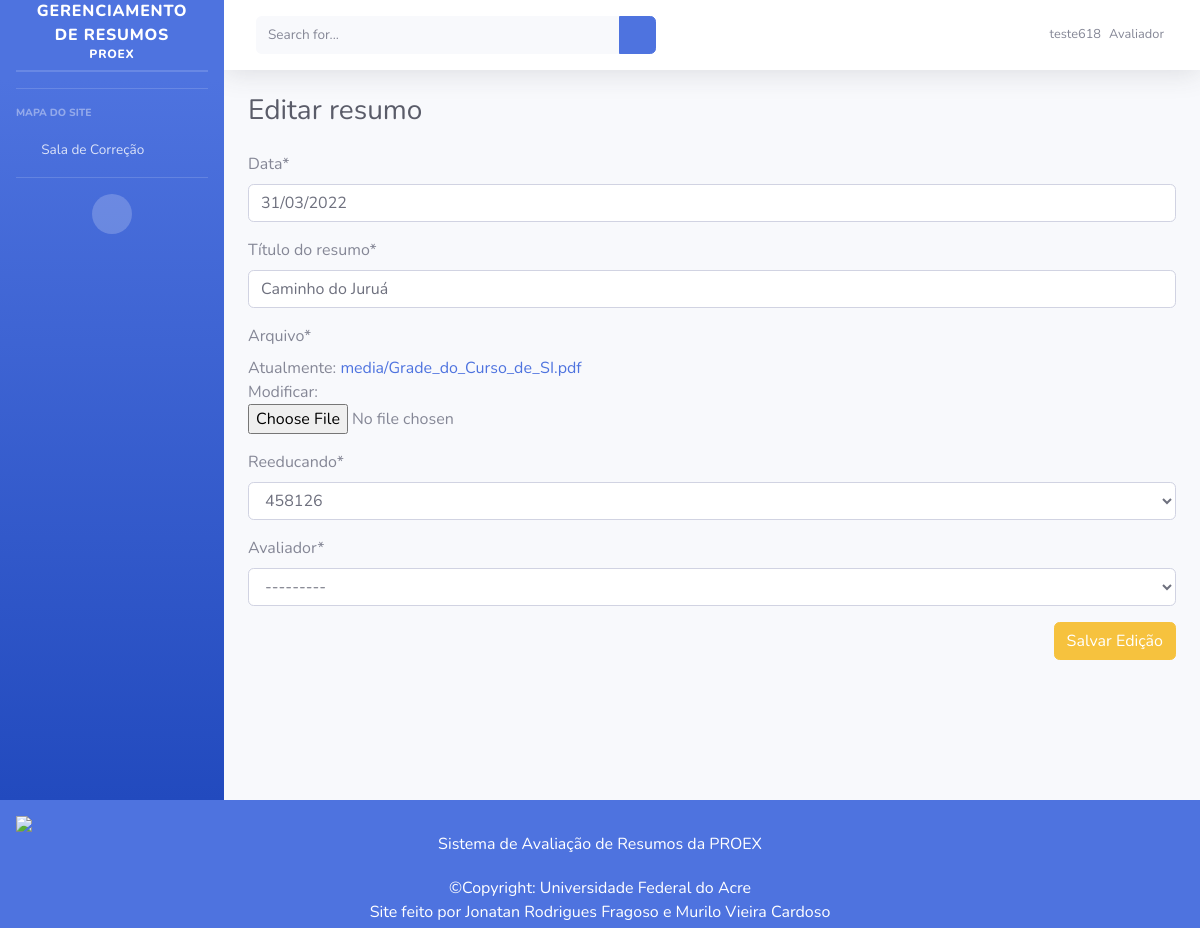
Screenshot of /resumos/update/1 (signed in) with the database file from the repository.
### usuarios/models.py (models this page shows, shortened)
class User(AbstractUser):
    NIVEL = (
        (4, 'Avaliador'),
        (3, 'Diretor'),
        (2, 'Estagiário'),
        (1, 'Administrador'),
    )
    nivel = models.IntegerField(
        choices=NIVEL,
        blank=True, default=1)

class Resumo(models.Model):
    data = models.DateField(default=datetime.now)
    titulo = models.CharField('Título do resumo', max_length=200, default='titulo')
    arquivo = models.FileField(upload_to='media')
    reeducando = models.ForeignKey(Reeducando, on_delete=models.CASCADE)
    avaliador = models.ForeignKey(User, on_delete=models.CASCADE, null=True)

### usuarios/views.py (the view)
# urls.py: path('resumos/update/<int:pk>', UpdateResumo.as_view(), name='resumo_update'),
class UpdateResumo(LoginRequiredMixin, UpdateView):
    login_url = '/login/'
    redirect_field_name = 'redirect_to'
    model = Resumo
    fields = "__all__"
    template_name = 'resumos/index_resumos.html'
    success_url = reverse_lazy('resumo_listagem')

### usuarios/models.py (called while the page is built)
    def __str__(self):
        return self.rgc

### templates/resumos/index_resumos.html (shortened to what this page needs)
{% extends 'index.html' %}
{% load static %}
    {% load crispy_forms_tags %}
        {% block conteudo %}
                {% if object.pk %}
                <h1 class="h3 mb-4 text-gray-800">Editar resumo</h1>
                {% else %}
                <h1 class="h3 mb-4 text-gray-800">Cadastrar resumo</h1>
                {% endif %}
                <form method="POST" action="" enctype="multipart/form-data">
                    {{ form | crispy }}
                    <div class="text-right">
                        {% if object.pk %}
                        <button type="submit" class="save btn btn-warning">Salvar Edição</button>
                        {% else %}
                        <button type="submit" class="save btn btn-success">Salvar</button>
                        {% endif %}
                    </div>
                </form>
        {% endblock %}

### templates/base.html (shortened to what this page needs)
{% load static %}
<!DOCTYPE html>
<html lang="en">
<head>
    <link href={% static "fontawesome-free/css/all.min.css" %} rel="stylesheet" type="text/css">
    <link href={% static "css/sb-admin-2.min.css" %} rel="stylesheet">
</head>
<body id="page-top">
    <div id="wrapper">
        {% block auxiliar %}
        <ul class="navbar-nav bg-gradient-primary sidebar sidebar-dark accordion" id="accordionSidebar">
            <a class="sidebar-brand d-flex align-items-center justify-content-center" href="/">
                <div class="sidebar-brand-text mx-3">Gerenciamento de Resumos <sup>PROEX</sup></div>
            </a>
            <hr class="sidebar-divider my-0">
            <hr class="sidebar-divider">
            {% block usuarios %}
            {% endblock %}
            <hr class="sidebar-divider d-none d-md-block">
            <div class="text-center d-none d-md-inline">
                <button class="rounded-circle border-0" id="sidebarToggle"></button>
            </div>
        </ul>
        {% endblock %}
        <div id="content-wrapper" class="d-flex flex-column">
            <div id="content">
                <nav class="navbar navbar-expand navbar-light bg-white topbar mb-4 static-top shadow">
                    <form
                        class="d-none d-sm-inline-block form-inline mr-auto ml-md-3 my-2 my-md-0 mw-100 navbar-search">
                        <div class="input-group">
                            <input type="text" class="form-control bg-light border-0 small" placeholder="Search for..."
                                aria-label="Search" aria-describedby="basic-addon2">
                            <div class="input-group-append">
                                <button class="btn btn-primary" type="button">
                                    <i class="fas fa-search fa-sm"></i>
                                </button>
                            </div>
                        </div>
                    </form>
                    <ul class="navbar-nav ml-auto">
                        <li class="nav-item dropdown no-arrow">
                            <a class="nav-link dropdown-toggle" href="#" id="userDropdown" role="button"
                                data-toggle="dropdown" aria-haspopup="true" aria-expanded="false">
                                <span class="mr-2 d-none d-lg-inline text-gray-600 small">{{request.user.username}}</span>
                                {% if request.user.nivel == 1 %}
                                <span class="mr-2 d-none d-lg-inline text-gray-600 small"> Administrador</span>
                                    {% elif request.user.nivel == 4 %}
                                    <span class="mr-2 d-none d-lg-inline text-gray-600 small"> Avaliador</span>
                                    {% elif request.user.nivel == 3 %}
                                    <span class="mr-2 d-none d-lg-inline text-gray-600 small"> Diretor</span>
                                    {% else %}
                                    <span class="mr-2 d-none d-lg-inline text-gray-600 small"> Estagiário</span>
                                {% endif %}
                            </a>
                        </li>
                    </ul>
                </nav>
                <div class="container-fluid">
                    {% block conteudo %}{% endblock %}
                </div>
            </div>
        </div>
    </div>
</body>
<footer class="text-bottom text-white">
    <section class="">
        <div class="text-center p-3" style="background-color: #4e73df;">
            <img class="mx-auto d-block" src="{% static 'img/apoio.png' %}">
            <span class="me-1">Sistema de Avaliação de Resumos da PROEX</span>
        </div>
        <div class="text-center p-1" style="background-color: #4e73df;">
            ©Copyright: Universidade Federal do Acre
            <br>
            Site feito por
            <a href="https://github.com/JonatanFragoso" style="color:White">Jonatan Rodrigues Fragoso</a> e
            <a href="https://github.com/Murilovc" style="color:White">Murilo Vieira Cardoso</a>
        </div>
    </section>
</footer>
</html>

### rows the page displays
User: user.username "teste618"
Resumo: data "31/03/2022", titulo "Caminho do Juruá", reeducando "458126", avaliador "---------"
